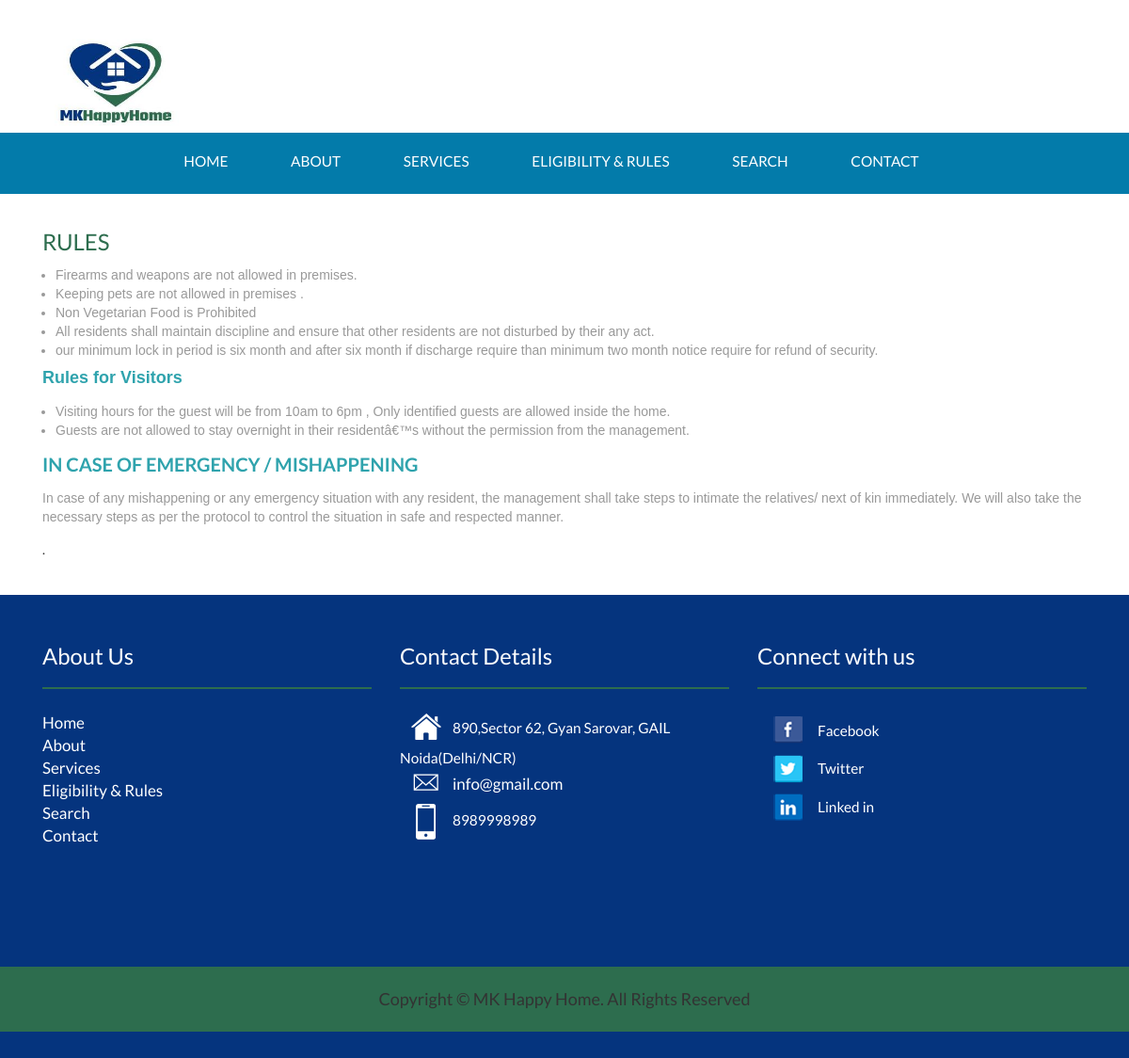
The page /rules.php on the database its author committed.
### tables this page shows
CREATE TABLE `tblpage` (
  `ID` int(10) NOT NULL,
  `PageType` varchar(200) DEFAULT NULL,
  `PageTitle` mediumtext DEFAULT NULL,
  `PageDescription` mediumtext DEFAULT NULL,
  `Email` varchar(200) DEFAULT NULL,
  `MobileNumber` bigint(10) DEFAULT NULL,
  `UpdationDate` date DEFAULT NULL,
  `Timing` varchar(200) NOT NULL
);

### rules.php (the view, shortened to what this page needs)
<?php
include('includes/config.php');
  ?>
<!DOCTYPE HTML>
<html>
<head>
<link href="css/bootstrap.css" rel='stylesheet' type='text/css' />
<link href="css/style.css" rel='stylesheet' type='text/css' />
<link rel="stylesheet" type="text/css" href="css/component.css" />
</head>
<body>
<?php include_once('includes/header.php');?>
	</div>
	 <div class="gallery-section">
		 	<div class="container">
		 			<div class="letest-section">
	 			<div class="container">
	 				<?php
$ret=mysqli_query($con,"select * from tblpage where PageType='rules' ");
while ($row=mysqli_fetch_array($ret)) {
?>
	 				<h3><?php  echo $row['PageTitle'];?></h3>
	 				<p><?php  echo $row['PageDescription'];?>.</p><?php } ?>
    </div>
 </div>
			</div>
		</div>
	<?php include_once('includes/footer.php');?>
</body>
</html>

### includes/footer.php (shortened to what this page needs)
<div class= "footer">
         <div class="container">
            <div class="col-md-4 footer-grid footer-grid1">
                    <div class="Office Address">
                        <h4>About Us</h4>
                       <ul class="bottom-icons">
                       <li class="active"><a href="index.php">Home</a></li>
                <li><a href="about.php">  About </a></li>
                <li><a href="services.php">Services</a></li>
                <li><a href="eligibility.php">Eligibility & Rules </a></li>
                <li><a href="search.php"> Search </a></li>
                <li><a href="contact.php">Contact</a></li>
                        </ul>
                     </div>
                </div>
                <div class="col-md-4 footer-grid footer-grid1">
                    <div class="Office Address">
                        <h4>Contact Details</h4>
                       <ul class="bottom-icons">
                        <?php
                            $ret=mysqli_query($con,"select * from tblpage where PageType='contactus' ");
                            while ($row=mysqli_fetch_array($ret)) {
                            ?>
                            <li><a class="home" href="#"><span> </span></a><?php  echo $row['PageDescription'];?></li>
                            <li><a class="mail" href="mailto:info@example.com"><span> </span><?php  echo $row['Email'];?></a></li>
                            <li><a class="mbl" href="#"><span> </span></a><?php  echo $row['MobileNumber'];?></li>
                            <div class="clearfix"> </div><?php } ?>
                            <br>
                                <iframe src="https://www.google.com/maps/embed?pb=!1m18!1m12!1m3!1d2480.24367395998!2d-0.37909728852553815!3d51.563766306467414!2m3!1f0!2f0!3f0!3m2!1i1024!2i768!4f13.1!3m3!1m2!1s0x4876132cdb24b3cf%3A0x46dc2b9f8b8d6085!2s35%20Leamington%20Cres%2C%20Harrow%20HA2%209HH!5e0!3m2!1sen!2suk!4v1722097423961!5m2!1sen!2suk" width="200" height="100" style="border:0;" allowfullscreen="" loading="lazy"></iframe>
                        </ul>
                     </div>
                </div>
                <div class="col-md-4 footer-grid footer-grid2">
                    <div class=" Follow us here">
                    <h4>Connect with us</h4>
                        <ul class="bottom-icons two">
                            <li><a class="fbook" href="#"><span> </span></a>Facebook</li>
                            <li><a class="twt" href="#"><span> </span></a>Twitter</li>
                            <li><a class="iin" href="#"><span> </span></a>Linked in</li>
                        </ul>
                    </div>
                    </div>
                    <div class="clearfix"> </div>
                </div>
    <div class="footer-bottom">
    <div class="container">
        <div class="row">
            <div class="col-md-12">
                <h4 class="copy-right">Copyright &copy; MK Happy Home. All Rights Reserved</h4>
            </div>
        </div>
    </div>
  </div>
            </div>

### css/style.css (style rules this page uses)
body { background: #fff; font-family: 'Lato', sans-serif; }
.letest-section { padding:2em 0 2em 0; }
.letest-section h3 { color: #2D6D4E; margin: 0em 1em 1.5em 0.7em; font-family: 'Lato', sans-serif; font-weight: 400; text-transform: uppercase; }
.service-section h3,.works h3,.gallery-section h3 { margin: 0 0 0.5em; color: #2D6D4E; text-transform: uppercase; text-align: left; }
.gallery-section h3 { padding-top: 0.4em; }
.footer { background: #05347E; padding: 2em 0; }
.footer-grid h4 { color: #fff; font-size: 1.7em; text-decoration: none; font-weight: 400; margin: 1em 0; border-bottom: 2px solid #2D6D4E; padding: 0px 0 20px 0; }
ul.bottom-icons,ul.bottom-icons.two { padding: 0; }
ul.bottom-icons li,ul.bottom-icons.two li { display: block; margin-left:0px; list-style: none; }
ul.bottom-icons.two li a span { width:32px; height:32px; display: inline-block; background: url('../images/footer.png') no-repeat; vertical-align: middle; -webkit-transition: all 0.3s ease; -moz-transition: all 0.3s ease; -o-transition: all 0.3s ease; transition: all 0.3s ease; margin: 0 16px; }
ul.bottom-icons li a span { width:32px; height:38px; display: inline-block; background: url('../images/icons.png') no-repeat; vertical-align: middle; -webkit-transition: all 0.3s ease; -moz-transition: all 0.3s ease; -o-transition: all 0.3s ease; transition: all 0.3s ease; margin: 0 12px; }
ul.bottom-icons li a.home span { background-position: 0px -119px; }
ul.bottom-icons li a.mail span { background-position: 0px -179px; }
ul.bottom-icons li a.mbl span { background-position: 0px -219px; }
ul.bottom-icons.two li a.fbook span { background-position: -0px -0px; }
ul.bottom-icons.two li a.twt span { background-position: -0px -32px; }
ul.bottom-icons.two li a.iin span { background-position: -0px -64px; }
.bottom-icons li a,.bottom-icons.two li a,.bottom-icons li,.bottom-icons.two li { font-weight: 400; font-size: 1.1em; text-decoration: none; color: #fff; transition: 0.5s all; -webkit-transition: 0.5s all; -moz-transition: 0.5s all; -o-transition: 0.5s all; }
.bottom-icons.two li a { line-height: 2.4em; }
.footer-bottom { background: #2D6D4E none repeat scroll 0 0; padding: 15px; text-align: center; text-color:white; }

### css/component.css (style rules this page uses)
.gallery-section { position: relative; }

### rows shown on the page
tblpage: PageTitle "RULES", PageDescription "Firearms and weapons are not allowed in premises. Keeping pets are not allowed in premises . Non Vegetarian Food is Prohibited All residents shall maintain discipline and ensure that other residents are not disturbed by their any act. our minimum lock in period is six month and after six month if discharge require than minimum two month notice require for refund of security. Rules for Visitors Visiting hours for the guest will be from 10am to 6pm , Only identified guests are allowed inside the home. Guests are not allowed to stay overnight in their residentâ€™s without the permission from the management. IN CASE OF EMERGENCY / MISHAPPENING In case of any mishappening or any emergency…"
tblpage: PageDescription "890,Sector 62, Gyan Sarovar, GAIL Noida(Delhi/NCR)", Email "info@gmail.com", MobileNumber "8989998989"
